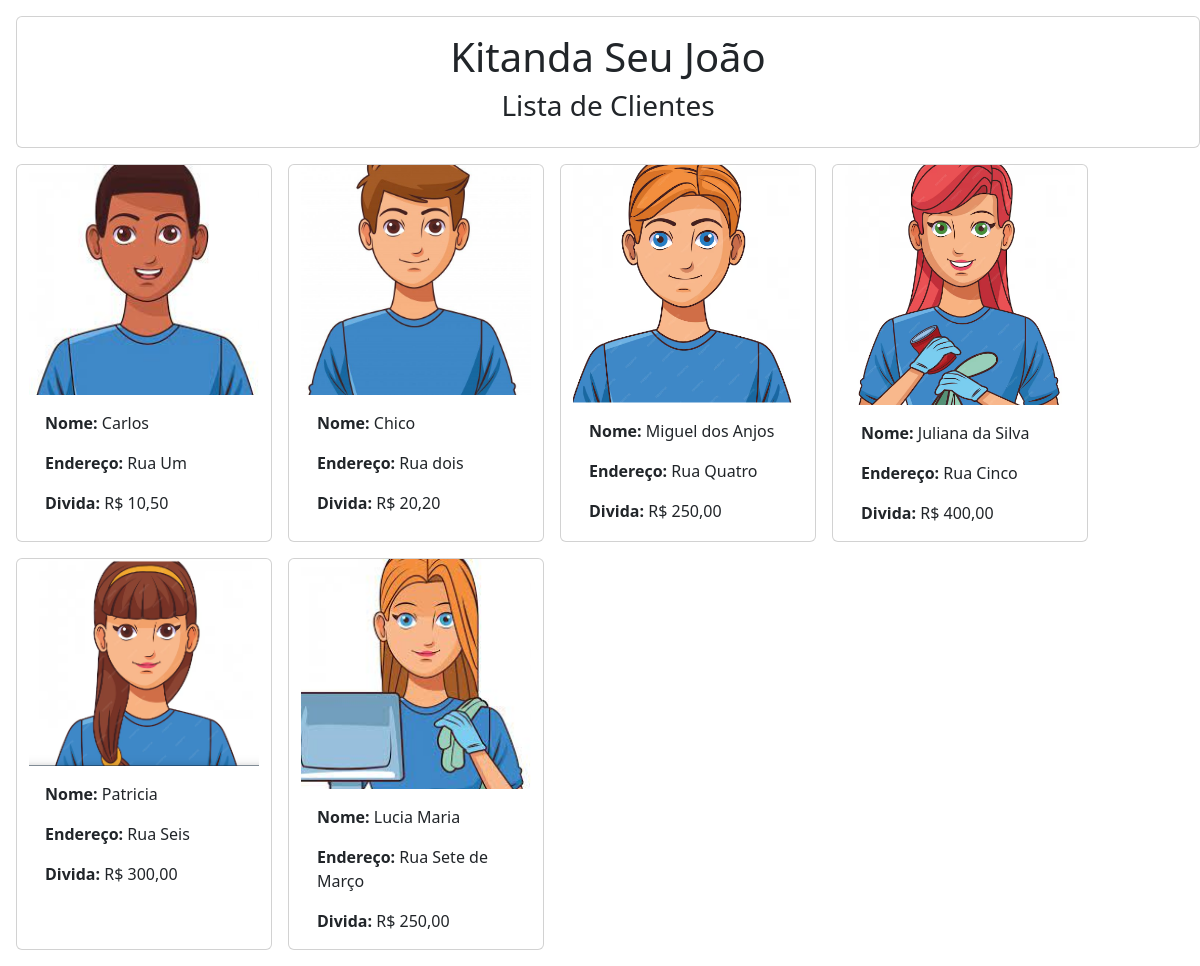
The page / on the database its author committed.
### cadastros/models.py (models this page shows, shortened)
class Cliente(models.Model):
    nome = models.CharField(max_length=200)
    endereco = models.CharField(max_length=200)
    valor_divida = models.DecimalField(max_digits=10, decimal_places=2)
    foto = models.ImageField(upload_to='cadastros')

### cadastros/views.py (the view)
# urls.py: path('', views.index, name='clientes')
def index(request):
    template = loader.get_template("clientes/index.html")
    clientes_lista = Cliente.objects.all()
    context = {
        "clientes_lista": clientes_lista,
    }
    return HttpResponse(template.render(context, request))

### cadastros/templates/clientes/index.html
{% load static %}
<link rel="stylesheet" href="{% static 'css/bootstrap.css' %}">
<div class="row m-2">
    <div class="card m-2">
        <div class="card-body" style="text-align: center;">
            <h1>Kitanda Seu João</h1>
            <h3>Lista de Clientes</h3>
        </div>
    </div>
    {% if clientes_lista %}
        <div class="row">
            {% for cliente in clientes_lista %}
                <div class="card m-2 col-md-2" style="width: 16rem;">
                    <img src="{% get_media_prefix %}{{ cliente.foto }}" class="card-img-top" alt="..." width="140">
                    <div class="card-body">
                        <p class="card-text">
                            <b>Nome:</b> {{ cliente.nome }}
                        </p>
                        <p class="card-text">
                            <b>Endereço:</b> {{ cliente.endereco }}
                        </p>
                        <p class="card-text">
                            <b>Divida:</b> R$ {{ cliente.valor_divida }}
                        </p>
                    </div>
                </div>
            {% endfor %}
        </div>
    {% else %}
        <p>Não há clientes para listar</p>
    {% endif %}
</div>

### rows shown on the page
Cliente: foto (picture), nome "Carlos", endereco "Rua Um", valor_divida "10,50"
Cliente: foto (picture), nome "Chico", endereco "Rua dois", valor_divida "20,20"
Cliente: foto (picture), nome "Miguel dos Anjos", endereco "Rua Quatro", valor_divida "250,00"
Cliente: foto (picture), nome "Juliana da Silva", endereco "Rua Cinco", valor_divida "400,00"
Cliente: foto (picture), nome "Patricia", endereco "Rua Seis", valor_divida "300,00"
Cliente: foto (picture), nome "Lucia Maria", endereco "Rua Sete de Março", valor_divida "250,00"
